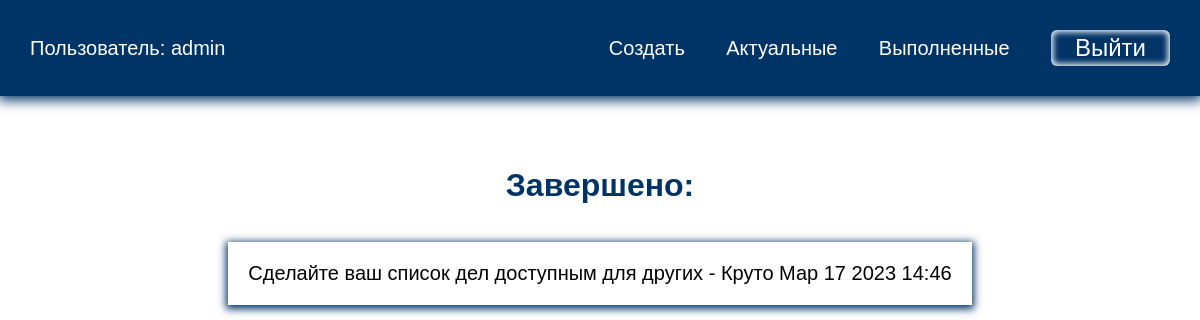
The page /completed/ (signed in) on the database as committed earlier.
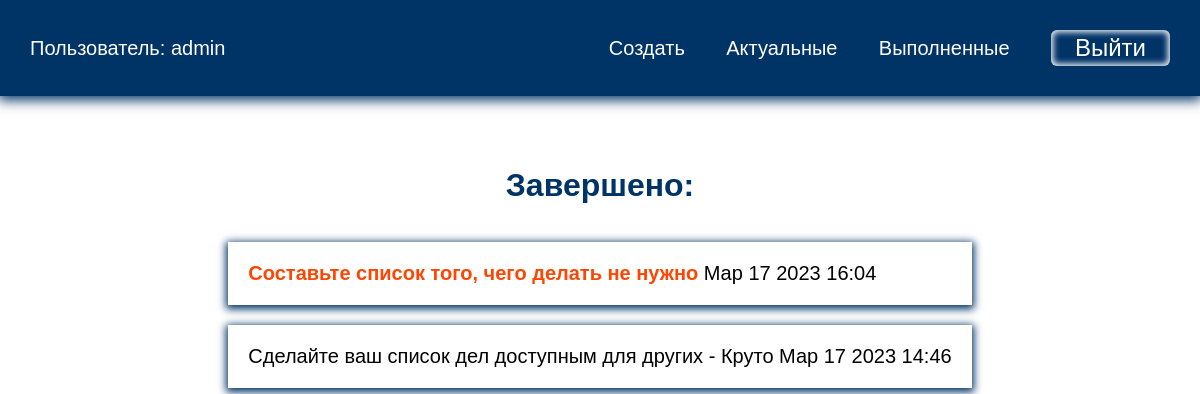
The same page on the database as committed later.
### todo/models.py (models this page shows, shortened)
class Todo(models.Model):
    title = models.CharField(max_length=100)
    memo = models.TextField(blank=True)  # описание задачи, может быть, может не быть(мы разрешаем что поле может быть пустым).
    created = models.DateTimeField(auto_now_add=True)  # поле дата создания, для того что бы могли потом отсортировать наши задачи либо по возрастанию,либо по убыванию. Атирбут мы не сможем менять в ручную. Не изменяемые поля в админке отображаться не будут, но они будут храниться в БД. В тот момент когда мы будем создавть какую то задачу, у нас зафиксируется дата и время ее создания.
    data_completed = models.DateTimeField(null=True, blank=True)  # сделаем задачу как выполненной (дата и время текущей задачи) Данную задачу мы не можем выполнить сразу, пока поле не заполнено будет просто null=True.
    important = models.BooleanField(default=False)  # Важная задача либо нет. Сдесь нам нужно в виде checkbox, True его как то выделим, False выделять не будем. default=False - задача изначально не важная.
    user = models.ForeignKey(User, on_delete=models.CASCADE)  # Задачу нужно связать с пользователем(таблицей пользователей). Что каждый пользователь видит свой набор задач, а не чужих. Связываем таблицу Тodo с таблицей User. У одного пользователя может быть много каких то задач. Что будет происходить с задачами когда удалим пользователя on_delete=models.CASCADE.

### todo/views.py (the view)
# urls.py: path('completed/', views.completedtodo, name='completedtodo'),
@login_required
def completedtodo(request):
    todos = Todo.objects.filter(user=request.user, data_completed__isnull=False).order_by('-data_completed') # Выполненные задачи привязываем к конкретному пользователю, data_completed__isnull=False теперь данное поле не пустое, так как нажав на кнопку выполнено, зафиксировалась дата ее выполнения, order_by('') будем выводить последняя запись которая была выполнена,что бы последняя задача была с верху -data_completed по убыванию.
    return render(request, 'todo/completedtodo.html', {'todos': todos})

### todo/templates/todo/completedtodo.html
{% extends 'todo/base.html' %}
{% block content %}
<h1>Завершено: </h1>
<ul>
    {% for todo in todos %}
    <li>
        <a href="{% url 'viewtodo' todo.id %}">
        {% if todo.important %}
        <b>{{ todo.title }}</b>
        {% else %}
        {{ todo.title }}
        {% endif %}
        {% if todo.memo %}
        - {{ todo.memo }}
        {% endif %}
            {{ todo.data_completed|date:'M j Y H:i' }}
        </a>
    </li>
    {% endfor %}
</ul>
{% endblock %}

Rows that differ between the two databases and show on the page:
now on this page (row edited): Todo: title "Составьте список того, чего делать не нужно", data_completed "Мар 17 2023 16:04"
